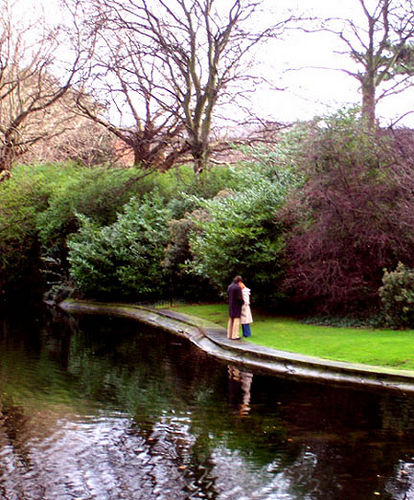
#> input picture dataset/class 0/3637013.jpg, 414 x 500 px, found by its file name; its folder holds 4 pictures in this run
$ jupyter execute 'RGB to Gray.ipynb'
#> lines starting #> are read from the running program, lines starting #| are printed output that depends on the picture
[cell 1]
import cv2
import os,glob

from os import listdir,makedirs

from os.path import isfile,join
path = 'C://Users/Soumyajit/Downloads/datasets/Colorization of Image Data/class 0' # Source Folder
dstpath = 'C://Users/Soumyajit/Downloads/datasets/Colorization of Image Data/class 1' # Destination Folder
try:
    makedirs(dstpath)
except:
    print ("Directory already exist, images will be written in same folder")
# Folder won't used
files = list(filter(lambda f: isfile(join(path,f)), listdir(path)))
for image in files:
    try:
        img = cv2.imread(os.path.join(path,image))
#> img is the input picture: shape (500, 414, 3); mean B, G, R 98.9, 110.8, 119
        gray = cv2.cvtColor(img,cv2.COLOR_BGR2GRAY)
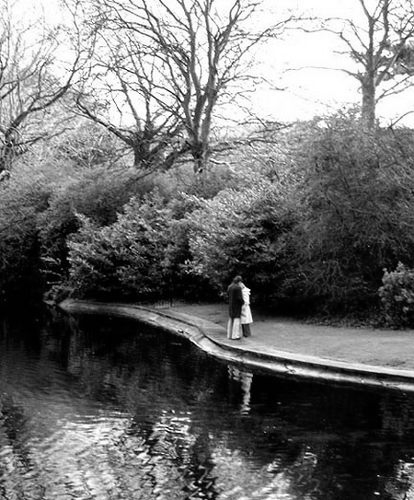
#> gray: shape (500, 414); min 0, max 255, mean 111.9
        dstPath = join(dstpath,image)
        cv2.imwrite(dstPath,gray)
    except:
        print ("{} is not converted".format(image))
#> pass 2 of the loop `for image in files:`:
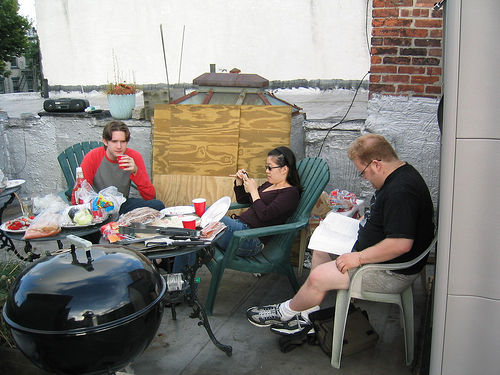
#> input picture dataset/class 0/371902.jpg, 500 x 375 px, found by its file name
#> img is the input picture: shape (375, 500, 3); mean B, G, R 122.7, 127.9, 131.6
#> `gray = cv2.cvtColor(img,cv2.COLOR_BGR2GRAY)`:
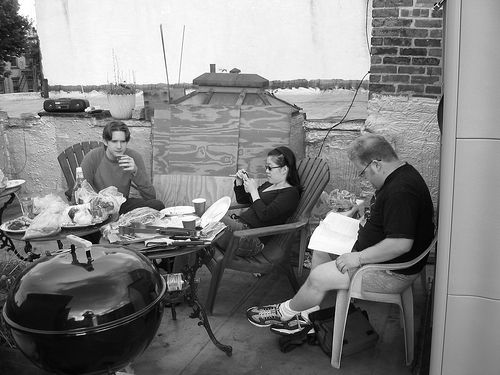
#> gray: shape (375, 500); min 0, max 255, mean 128.4
#> pass 3 of the loop `for image in files:`:
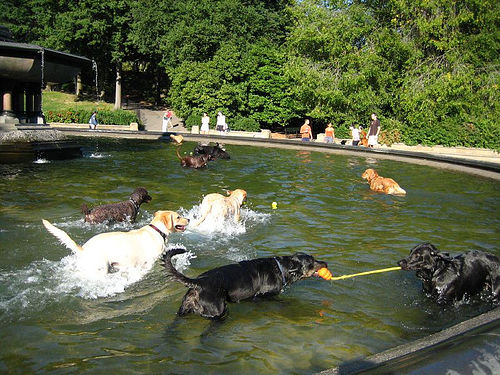
#> input picture dataset/class 0/41999070.jpg, 500 x 375 px, found by its file name
#> img is the input picture: shape (375, 500, 3); mean B, G, R 67.3, 98.3, 90
#> `gray = cv2.cvtColor(img,cv2.COLOR_BGR2GRAY)`:
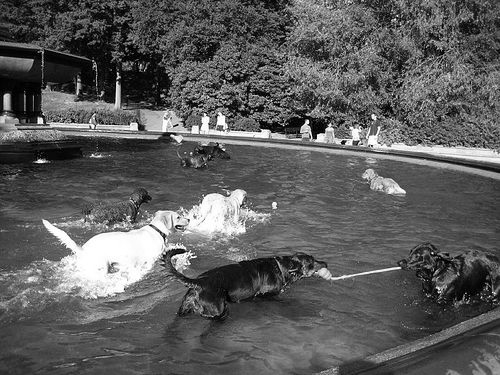
#> gray: shape (375, 500); min 0, max 255, mean 92.3
#> the loop made 4 passes; the first 3 are shown
for fil in glob.glob("*.jpg"):
    try:
        image = cv2.imread(fil)
        gray_image = cv2.cvtColor(os.path.join(path,image), cv2.COLOR_BGR2GRAY) # convert to greyscale
        cv2.imwrite(os.path.join(dstpath,fil),gray_image)
    except:
        print('{} is not converted')
